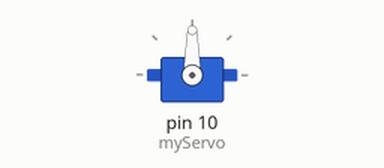
Recording of a sketch running on a simulated Arduino Uno, built with avr-gcc and run on an emulated ATmega328P. Parts: servo.

Above: at 1.1 s.
Timing chart, 0 to 2.6 s (numbered marks = the images above):
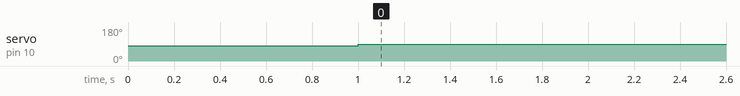

Measured:
- by itself, servo on pin 10 (myServo): 80° → 90° at 1.0 s

The sketch:

servo.ino
```cpp
#include <Servo.h>

Servo myServo, myServo2;

// MG995 servo, 90 = stop, 0 = CW full speed, 180 = anti CW full speed

void setup(){
  // put your setup code here, to run once:
  myServo.attach(10);
  myServo.write(80);
  delay(1000);
  myServo.write(90);
}

void loop(){

}
```
